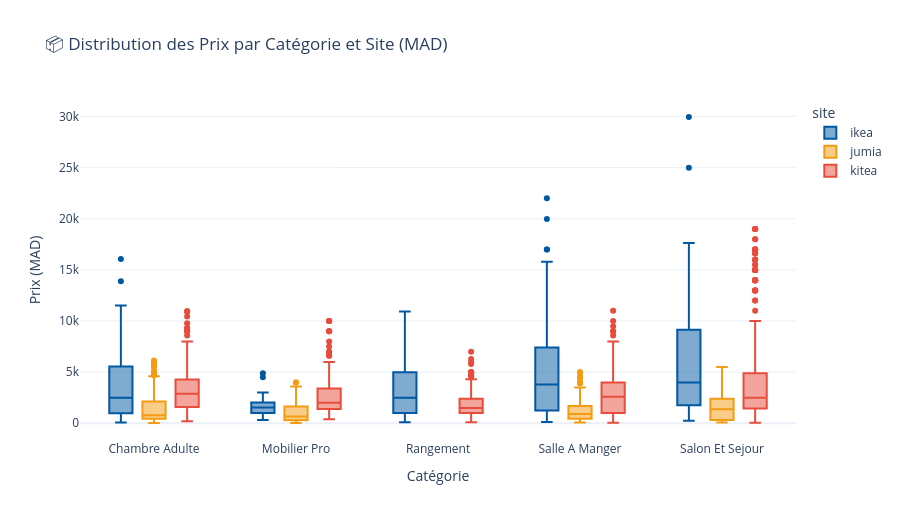

This figure's notebook cell:
### Code cell
fig_box = px.box(df_clean, x='categorie', y='prix', color='site',
    color_discrete_map=COLORS,
    title='📦 Distribution des Prix par Catégorie et Site (MAD)',
    labels={'prix':'Prix (MAD)','categorie':'Catégorie'},
    template='plotly_white')
fig_box.update_layout(height=520)
fig_box.show()
with open('../outputs/fig_boxplot.json','w') as f: f.write(fig_box.to_json())
print("✅ fig_boxplot.json sauvegardé")

### Figure 1 — Plotly figure (JSON) as saved in the notebook; plotly's stock layout.template omitted (floating-point values rounded to 4 significant figures; data arrays with more than 128 entries replaced by an {"elided": "..."} marker saying what was removed)
{"data": [{"alignmentgroup": "True", "hovertemplate": "site=ikea<br>Catégorie=%{x}<br>Prix (MAD)=%{y}<extra></extra>", "legendgroup": "ikea", "marker": {"color": "#0058A3"}, "name": "ikea", "notched": false, "offsetgroup": "ikea", "orientation": "v", "showlegend": true, "type": "box", "x": {"elided": "307 str values"}, "x0": " ", "xaxis": "x", "y": {"elided": "307 float values"}, "y0": " ", "yaxis": "y"}, {"alignmentgroup": "True", "hovertemplate": "site=jumia<br>Catégorie=%{x}<br>Prix (MAD)=%{y}<extra></extra>", "legendgroup": "jumia", "marker": {"color": "#F39C12"}, "name": "jumia", "notched": false, "offsetgroup": "jumia", "orientation": "v", "showlegend": true, "type": "box", "x": {"elided": "1128 str values"}, "x0": " ", "xaxis": "x", "y": {"elided": "1128 float values"}, "y0": " ", "yaxis": "y"}, {"alignmentgroup": "True", "hovertemplate": "site=kitea<br>Catégorie=%{x}<br>Prix (MAD)=%{y}<extra></extra>", "legendgroup": "kitea", "marker": {"color": "#E74C3C"}, "name": "kitea", "notched": false, "offsetgroup": "kitea", "orientation": "v", "showlegend": true, "type": "box", "x": {"elided": "1212 str values"}, "x0": " ", "xaxis": "x", "y": {"elided": "1212 float values"}, "y0": " ", "yaxis": "y"}], "layout": {"boxmode": "group", "height": 520, "legend": {"title": {"text": "site"}, "tracegroupgap": 0}, "title": {"text": "📦 Distribution des Prix par Catégorie et Site (MAD)"}, "xaxis": {"anchor": "y", "domain": [0, 1], "title": {"text": "Catégorie"}}, "yaxis": {"anchor": "x", "domain": [0, 1], "title": {"text": "Prix (MAD)"}}}}
